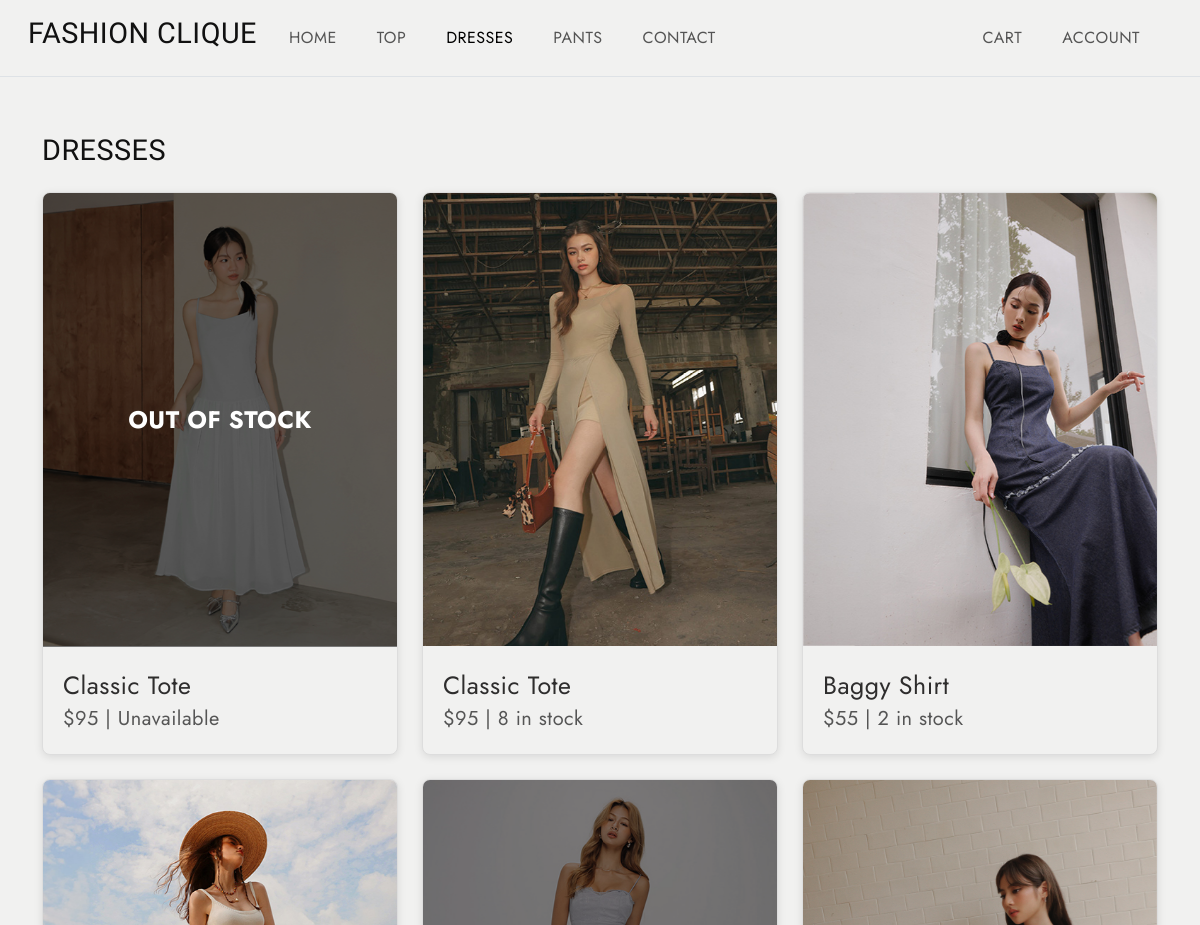
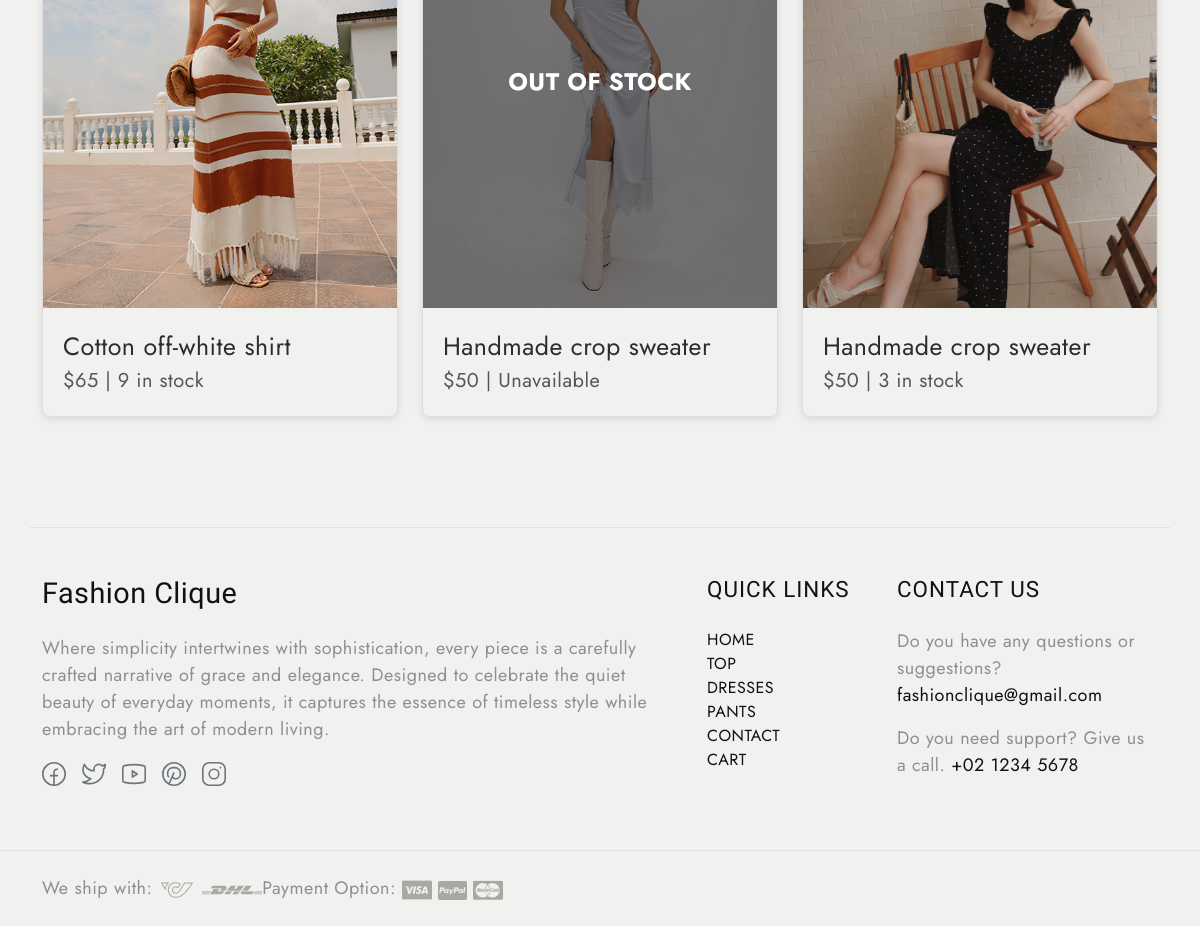
Screenshot of /dresses with the database file from the repository (2 pictures, top to bottom).
### tables this page shows
CREATE TABLE products (id INTEGER PRIMARY KEY AUTOINCREMENT, name TEXT NOT NULL, type TEXT NOT NULL, price INTEGER NOT NULL, img TEXT NOT NULL, stock INTEGER NOT NULL);

### app.py (the view)
@app.route('/dresses')
def dresses():
    products = get_products("dress")
    return render_template('dresses.html', products=products)

### app.py (called while the page is built)
def get_products(product_type):
    conn = sqlite3.connect(DB_PATH)
    c = conn.cursor()
    if product_type:
        c.execute("SELECT * FROM products WHERE type=?", (product_type,))
    products = c.fetchall()  # Fetch all rows
    conn.close()
    return products

### templates/dresses.html (shortened to what this page needs)
<!DOCTYPE html>
<html lang="en">
  <head>
    <link
      href="https://cdn.jsdelivr.net/npm/bootstrap@5.3.0-alpha3/dist/css/bootstrap.min.css"
      rel="stylesheet"
    />
    <link
      rel="stylesheet"
      type="text/css"
      href="{{ url_for('static', filename='css/vendor.css') }}"
    />
    <link
      rel="stylesheet"
      href="https://cdn.jsdelivr.net/npm/swiper@9/swiper-bundle.min.css"
    />
    <link
      rel="stylesheet"
      type="text/css"
      href="{{ url_for('static', filename='css/style.css') }}"
    />
  </head>
  <body class="homepage">
    <nav
      class="navbar navbar-expand-lg bg-light text-uppercase fs-6 p-3 border-bottom align-items-center"
    >
      <div class="container-fluid">
        <div class="row justify-content-between align-items-center w-100">
          <div class="col-auto d-flex align-items-center gap-4">
            <h4>FASHION CLIQUE</h4>
            <ul class="navbar-nav d-flex flex-row gap-4 mb-0">
              <li class="nav-item">
                <a class="nav-link" href="/index">Home</a>
              </li>
              <li class="nav-item">
                <a class="nav-link" href="/top">Top</a>
              </li>
              <li class="nav-item">
                <a class="nav-link active" href="/dresses">Dresses</a>
              </li>
              <li class="nav-item">
                <a class="nav-link" href="/pants">Pants</a>
              </li>
              <li class="nav-item">
                <a class="nav-link" href="/contact">Contact</a>
              </li>
            </ul>
          </div>
          <div class="col-auto">
            <ul class="navbar-nav d-flex flex-row gap-4">
              <li class="nav-item">
                <a class="nav-link" href="/cart">Cart</a>
              </li>
              <li class="nav-item">
                <a id="accountLink" class="nav-link" href="#">Account</a>
              </li>
            </ul>
          </div>
        </div>
      </div>
    </nav>
    <section
      id="best-sellers"
      class="best-sellers py-2 position-relative bg-light"
    >
      <div class="container">
        <div
          class="d-flex flex-wrap justify-content-between align-items-center mt-5 mb-3 bg-light"
        >
          <h4 class="text-uppercase">Dresses</h4>
        </div>
        <div class="row g-4 bg-light">
          {% for product in products %}
          <div class="col-md-4">
            <div class="product-item image-zoom-effect link-effect bg-light">
              <div class="image-holder">
                <div
                  class="image-wrapper {% if product[5] == 0 %}out-of-stock{% endif %}"
                >
                  <a href="/index">
                    <img
                      src="{{ url_for('static', filename=product[4]) }}"
                      alt="product"
                      class="product-image img-fluid"
                    />
                  </a>
                  {% if product[5] == 0 %}
                  <div class="overlay">
                    <span class="out-of-stock-text">Out of stock</span>
                  </div>
                  {% endif %}
                </div>
              </div>
              <div class="product-content">
                <div class="product-name">
                  <span>{{ product[1] }}</span>
                </div>
                <div class="product-info">
                  <span class="price">${{ product[3] }}</span>
                  <span>|</span>
                  <span class="stock">
                    {% if product[5] == 0 %} Unavailable {% else %} {{
                    product[5] }} in stock {% endif %}
                  </span>
                </div>
              </div>
            </div>
          </div>
          {% endfor %}
        </div>
      </div>
    </section>
    <footer id="footer" class="bg-light">
      <div class="container">
        <br /><br />
        <div class="row d-flex flex-wrap py-5 border-top">
          <div class="col-md-7 col-sm-6">
            <div class="footer-menu footer-menu-001">
              <div class="footer-intro mb-4">
                <h4>Fashion Clique</h4>
              </div>
              <p>
                Where simplicity intertwines with sophistication, every piece is
                a carefully crafted narrative of grace and elegance. Designed to
                celebrate the quiet beauty of everyday moments, it captures the
                essence of timeless style while embracing the art of modern
                living.
              </p>
              <div class="social-links">
                <ul class="list-unstyled d-flex flex-wrap gap-3">
                  <li>
                    <a href="https://www.facebook.com" class="text-secondary">
                      <svg width="24" height="24" viewBox="0 0 24 24">
                        <use xlink:href="#facebook"></use>
                      </svg>
                    </a>
                  </li>
                  <li>
                    <a href="https://www.twitter.com" class="text-secondary">
                      <svg width="24" height="24" viewBox="0 0 24 24">
                        <use xlink:href="#twitter"></use>
                      </svg>
                    </a>
                  </li>
                  <li>
                    <a href="https://www.youtube.com" class="text-secondary">
                      <svg width="24" height="24" viewBox="0 0 24 24">
                        <use xlink:href="#youtube"></use>
                      </svg>
                    </a>
                  </li>
                  <li>
                    <a href="https://www.pinterest.com" class="text-secondary">
                      <svg width="24" height="24" viewBox="0 0 24 24">
                        <use xlink:href="#pinterest"></use>
                      </svg>
                    </a>
                  </li>
                  <li>
                    <a href="https://www.instagram.com" class="text-secondary">
                      <svg width="24" height="24" viewBox="0 0 24 24">
                        <use xlink:href="#instagram"></use>
                      </svg>
                    </a>
                  </li>
                </ul>
              </div>
            </div>
          </div>
          <div class="col-md-2 col-sm-6">
            <div class="footer-menu footer-menu-002">
              <h5 class="widget-title text-uppercase mb-4">Quick Links</h5>
              <ul
                class="menu-list list-unstyled text-uppercase border-animation-left fs-6"
              >
                <li class="menu-item">
                  <a href="/index" class="item-anchor">Home</a>
                </li>
                <li class="menu-item">
                  <a href="/top" class="item-anchor">Top</a>
                </li>
                <li class="menu-item">
                  <a href="/dresses" class="item-anchor">Dresses</a>
                </li>
                <li class="menu-item">
                  <a href="/pants" class="item-anchor">Pants</a>
                </li>
                <li class="menu-item">
                  <a href="/contact" class="item-anchor">Contact</a>
                </li>
                <li class="menu-item">
                  <a href="/cart" class="item-anchor">Cart</a>
                </li>
              </ul>
            </div>
          </div>
          <div class="col-md-3 col-sm-6">
            <div class="footer-menu footer-menu-004 border-animation-left">
              <h5 class="widget-title text-uppercase mb-4">Contact Us</h5>
              <p>
                Do you have any questions or suggestions?
                <a href="mailto:fashionclique@gmail.com" class="item-anchor"
                  >fashionclique@gmail.com</a
                >
              </p>
              <p>
                Do you need support? Give us a call.
                <a href="tel:+02 1234 5678" class="item-anchor"
                  >+02 1234 5678</a
                >
              </p>
            </div>
          </div>
        </div>
      </div>
      <div class="border-top py-4">
        <div class="container">
          <div class="row">
            <div class="col-md-6 d-flex flex-wrap">
              <div class="shipping">
                <span>We ship with:</span>
                <img
                  src="{{ url_for('static', filename='images/arct-icon.png') }}"
                  alt="icon"
                />
                <img
                  src="{{ url_for('static', filename='images/dhl-logo.png') }}"
                  alt="icon"
                />
              </div>
              <div class="payment-option">
                <span>Payment Option:</span>
                <img
                  src="{{ url_for('static', filename='images/visa-card.png') }}"
                  alt="card"
                />
                <img
                  src="{{ url_for('static', filename='images/paypal-card.png') }}"
                  alt="card"
                />
                <img
                  src="{{ url_for('static', filename='images/master-card.png') }}"
                  alt="card"
                />
              </div>
            </div>
          </div>
        </div>
      </div>
    </footer>
  </body>
</html>

### static/css/style.css (style rules this page uses)
body { --heading-font: "Marcellus", Roboto, sans-serif; --heading-font-weight: 400; --heading-color: #111; --heading-line-height: 1.24; --swiper-theme-color: #8c907e; --bs-body-font-family: "Jost", Roboto, sans-serif; --bs-body-font-size: 18px; --bs-body-font-weight: 400; --bs-body-line-height: 1.5; --bs-body-color: #8f8f8f; --bs-body-color-rgb: 143, 143, 143; --bs-primary: #8c907e; --bs-secondary: #6c757d; --bs-black: #111; --bs-light: #f1f1f0; --bs-dark: #212529; --bs-gray: #9aa1a7; --bs-gray-dark: #51565b; --bs-primary-rgb: 140, 144, 126; --bs-secondary-rgb: 108, 117, 125; --bs-black-rgb: 17, 17, 17; --bs-light-rgb: 241, 241, 240; --bs-dark-rgb: 33, 37, 41; --bs-link-color: #111; --bs-link-color-rgb: 17, 17, 17; --bs-link-decoration: underline; --bs-link-hover-color: #111; --bs-link-hover-color-rgb: 17, 17, 17; }
body { letter-spacing: 0.03rem; }
h1, .h1, h2, .h2, h3, .h3, h4, .h4, h5, .h5, h6, .h6 { font-family: var(--heading-font); font-weight: var(--heading-font-weight); color: var(--heading-color); line-height: var(--heading-line-height); }
h5, h6 { letter-spacing: 1px; }
h4, .h4 { font-size: 1.8rem; }
h5, .h5 { font-size: 1.4rem; }
a { text-decoration: none; }
.container-fluid { max-width: 1800px; }
.image-zoom-effect { display: flex; flex-wrap: wrap; }
.image-zoom-effect .image-holder { width: 100%; height: auto; overflow: hidden; transform: scale(1); transition: transform 0.3s cubic-bezier(0.25, 0.46, 0.45, 0.94); }
.image-zoom-effect img { transform: scale(1); will-change: transform; transition: transform 0.3s cubic-bezier(0.25, 0.46, 0.45, 0.94); z-index: 0; }
.border-animation-left .item-anchor { position: relative; margin-bottom: 20px; }
.border-animation-left .item-anchor:after { content: ""; position: absolute; width: 0; height: 1px; left: 0; bottom: 0; z-index: 9; background: var(--bs-dark); transition: all 0.5s ease; }
.border-animation-left.light-border .item-anchor:after, .border-animation-left .item-anchor:after { background: var(--bs-dark); }
.link-effect a { position: relative; padding: 0; overflow: hidden; transition: transform 0.5s; display: block; }
.link-effect a::after { content: attr(data-after); display: inline-block; transform: translateY(100%); position: absolute; left: 0; font-size: 1rem; text-align: inherit; text-transform: uppercase; transition: inherit; }
.product-item { position: relative; overflow: hidden; border: 1px solid #ddd; border-radius: 8px; box-shadow: 0 2px 8px rgba(0, 0, 0, 0.1); margin-bottom: 0px; background-color: #fff; display: flex; flex-direction: column; height: 100%; }
.product-image { width: 100%; height: 100%; object-fit: cover; transition: transform 0.3s ease-in-out, filter 0.3s ease; }
.product-content { padding: 20px; display: flex; flex-direction: column; }
.product-name { font-size: 25px; color: #2e2d2d; justify-content: space-between; align-items: center; }
.product-info { font-size: 20px; color: #555; justify-content: space-between; align-items: center; }
.product-info .price { text-align: left; flex: 1; }
.product-info .stock { text-align: right; flex: 1; }
.overlay { position: absolute; top: 0; left: 0; width: 100%; height: 100%; background: rgba(255, 255, 255, 0.7); z-index: 1; }
.image-holder { position: relative; }
.out-of-stock .overlay { position: absolute; top: 0; left: 0; width: 100%; height: 100%; background-color: rgba(0, 0, 0, 0.5); display: flex; justify-content: center; align-items: center; color: white; font-size: 1.5rem; font-weight: bold; text-transform: uppercase; }
.image-wrapper { position: relative; }

### rows the page displays
products: img (picture), stock "OUT OF STOCK", name "Classic Tote", price "95"
products: img (picture), name "Classic Tote", price "95", stock "8"
products: img (picture), name "Baggy Shirt", price "55", stock "2"
products: img (picture), name "Cotton off-white shirt", price "65", stock "9"
products: img (picture), stock "OUT OF STOCK", name "Handmade crop sweater", price "50"
products: img (picture), name "Handmade crop sweater", price "50", stock "3"
